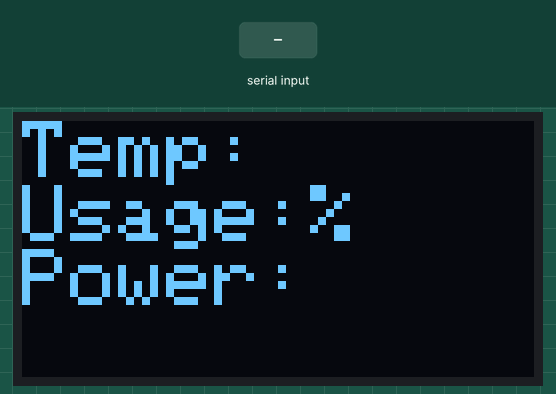
Recording of a sketch running on a simulated Arduino Uno, built with avr-gcc and run on an emulated ATmega328P. On the bench: 128×64 one-colour display. The inputs (shaded band) are chosen by the test bench.

Above: at 1.2 s.
1.3 s: "1\n" received over Serial
At 2.5 s:
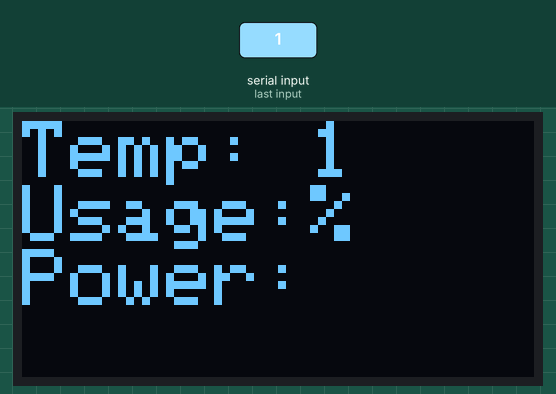
2.8 s: "0\n" received over Serial
At 3.6 s:
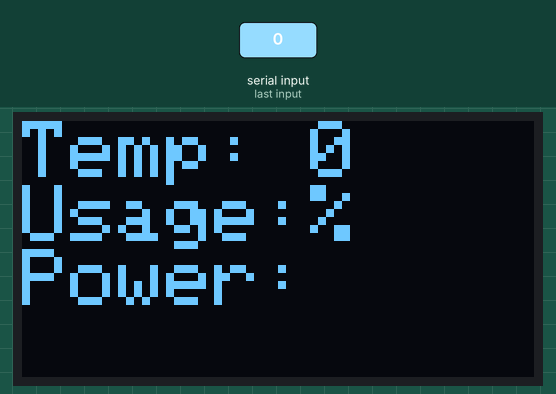
4.3 s: "2\n" received over Serial
At 5.8 s:
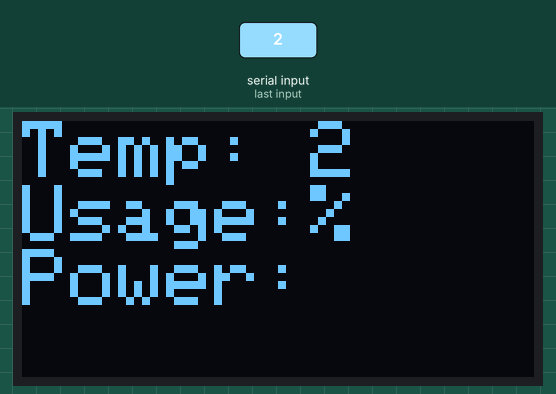
Timing chart, 0 to 7.3 s (numbered marks = the images above; inputs shaded):
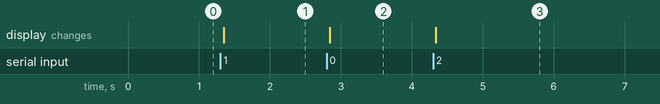

Measured:
- after the input at 1.3 s, the display: changes after 0.05 s (image 1)
- after the input at 2.8 s, the display: changes at once (image 2)
- after the input at 4.3 s, the display: changes at once (image 3)

The sketch:

serial.ino
```cpp
// Serial test script
#include <SPI.h>
#include <Wire.h>
#include <Adafruit_GFX.h>
#include <Adafruit_SSD1306.h>

#define SCREEN_WIDTH 128 // OLED display width, in pixels
#define SCREEN_HEIGHT 64 // OLED display height, in pixels

#define OLED_RESET     -1 // Reset pin # (or -1 if sharing Arduino reset pin)
Adafruit_SSD1306 display(SCREEN_WIDTH, SCREEN_HEIGHT, &Wire, OLED_RESET);


String InBytes;

void setup()
{

  Serial.begin(115200);  // initialize serial communications at 9600 bps

  if(!display.begin(SSD1306_SWITCHCAPVCC, 0x3C)) { // Address 0x3D for 128x64
    Serial.println(F("SSD1306 allocation failed"));
    for(;;);
  }
}

void loop()
{

  // // serial read section
  if (Serial.available()>0){
    InBytes = Serial.readStringUntil('\n');
  }
      String temp = InBytes.substring(0,2);
      String power = InBytes.substring(2,6);
      String usage = InBytes.substring(6,8);
      display.clearDisplay();
      display.setTextSize(2);
      display.setTextColor(WHITE);
      display.setCursor(0,0);
      display.println("Temp: " + temp);
      display.println("Usage:" + usage + "%");
      display.println("Power:" + power);
      display.display();

}
```
